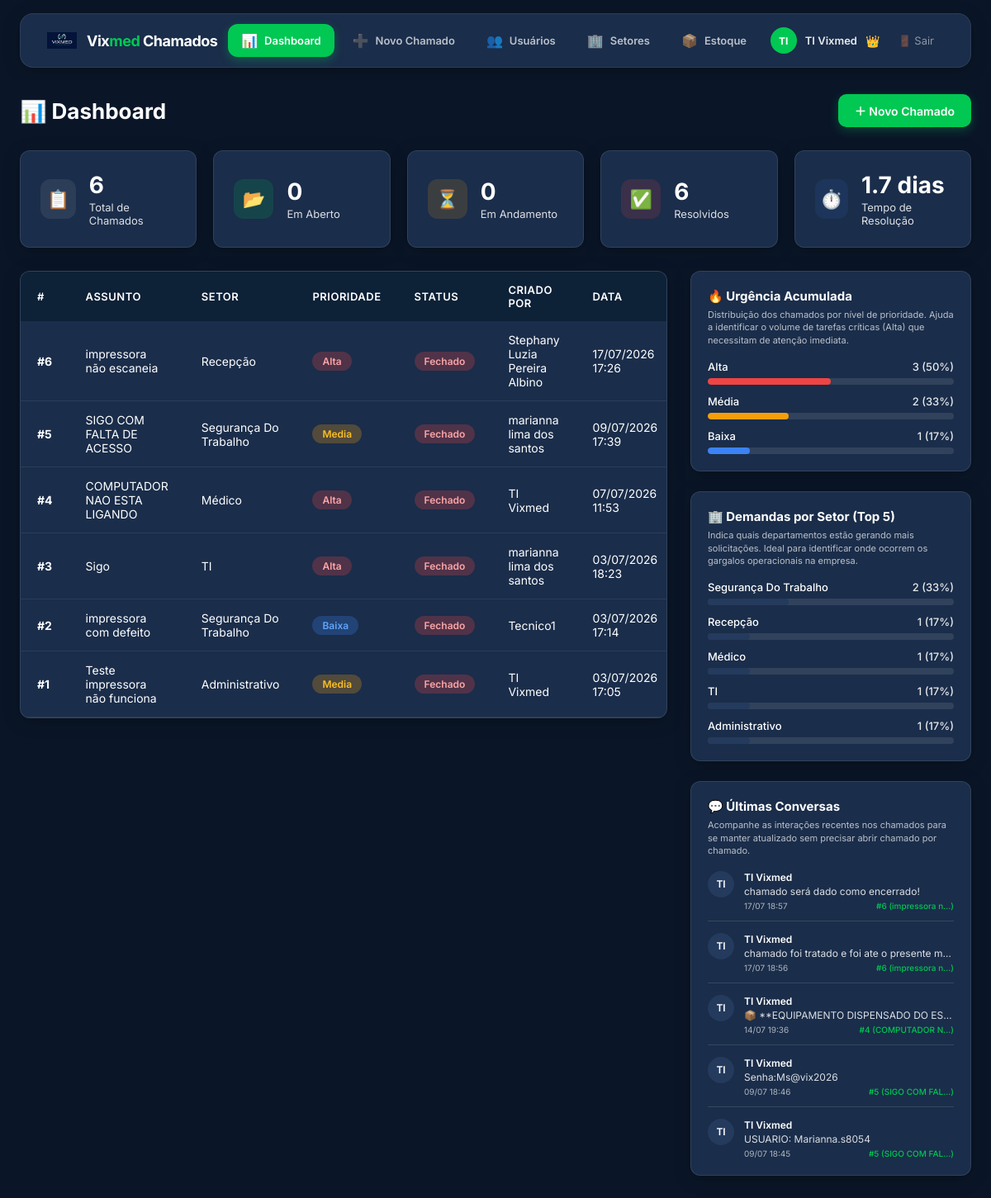
The app's page /pagina.php (signed in) with its own data.
### tables this page shows
CREATE TABLE `chamados` (
  `id` int NOT NULL AUTO_INCREMENT,
  `descricao` text NOT NULL,
  `setor` varchar(100) NOT NULL DEFAULT '',
  `prioridade` enum('baixa','media','alta') DEFAULT 'media',
  `usuario_id` int NOT NULL,
  `assunto` varchar(200) NOT NULL DEFAULT '',
  `status` enum('aberto','em_andamento','resolvido','fechado') DEFAULT 'aberto',
  `criado_em` timestamp NULL DEFAULT CURRENT_TIMESTAMP,
  `atualizado_em` datetime DEFAULT CURRENT_TIMESTAMP ON UPDATE CURRENT_TIMESTAMP,
  `imagem` varchar(255) DEFAULT NULL,
  PRIMARY KEY (`id`),
  KEY `usuario_id` (`usuario_id`),
  CONSTRAINT `chamados_ibfk_1` FOREIGN KEY (`usuario_id`) REFERENCES `usuarios` (`id`)
);

CREATE TABLE `usuarios` (
  `id` int NOT NULL AUTO_INCREMENT,
  `email` varchar(100) NOT NULL,
  `senha` varchar(255) NOT NULL,
  `criado_em` timestamp NULL DEFAULT CURRENT_TIMESTAMP,
  `nome` varchar(100) NOT NULL DEFAULT '',
  `tipo` enum('master','funcionario') DEFAULT 'funcionario',
  `setor_id` int DEFAULT NULL,
  `funcao` varchar(100) DEFAULT '',
  PRIMARY KEY (`id`),
  UNIQUE KEY `email` (`email`)
);

CREATE TABLE `mensagens` (
  `id` int NOT NULL AUTO_INCREMENT,
  `chamado_id` int NOT NULL,
  `usuario_id` int NOT NULL,
  `mensagem` text NOT NULL,
  `arquivo` varchar(255) DEFAULT NULL,
  `criado_em` timestamp NULL DEFAULT CURRENT_TIMESTAMP,
  `imagem` varchar(255) DEFAULT NULL,
  PRIMARY KEY (`id`),
  KEY `chamado_id` (`chamado_id`),
  KEY `usuario_id` (`usuario_id`),
  CONSTRAINT `mensagens_ibfk_1` FOREIGN KEY (`chamado_id`) REFERENCES `chamados` (`id`) ON DELETE CASCADE,
  CONSTRAINT `mensagens_ibfk_2` FOREIGN KEY (`usuario_id`) REFERENCES `usuarios` (`id`)
);

### pagina.php (the view, shortened to what this page needs)
<?php
require_once "conexao.php";
$tipo = $_SESSION['usuario_tipo'] ?? 'funcionario';
$uid = $_SESSION['usuario_id'];
if ($tipo === 'master') {
    $sql = "SELECT c.*, u.nome as criador_nome FROM chamados c JOIN usuarios u ON c.usuario_id = u.id ORDER BY c.criado_em DESC";
    $stmt = $pdo->prepare($sql);
} else {
    $sql = "SELECT c.*, u.nome as criador_nome FROM chamados c JOIN usuarios u ON c.usuario_id = u.id WHERE c.usuario_id = :uid ORDER BY c.criado_em DESC";
    $stmt = $pdo->prepare($sql);
    $stmt->bindParam(':uid', $uid);
}
$stmt->execute();
$chamados = $stmt->fetchAll(PDO::FETCH_ASSOC);
$total = count($chamados);
$abertos = count(array_filter($chamados, fn($c) => $c['status'] === 'aberto'));
$andamento = count(array_filter($chamados, fn($c) => $c['status'] === 'em_andamento'));
$resolvidos = count(array_filter($chamados, fn($c) => in_array($c['status'], ['resolvido','fechado'])));
$sql_sla = "SELECT criado_em, atualizado_em FROM chamados WHERE status IN ('resolvido', 'fechado')";
$stmt_sla = $pdo->prepare($sql_sla);
$stmt_sla->execute();
$resolved_tickets = $stmt_sla->fetchAll(PDO::FETCH_ASSOC);
$sla_texto = "N/A";
if (count($resolved_tickets) > 0) {
    $total_seconds = 0;
    foreach ($resolved_tickets as $rt) {
        $criado = strtotime($rt['criado_em']);
        $atualizado = strtotime($rt['atualizado_em']);
        $total_seconds += max(0, $atualizado - $criado);
    }
    $avg_seconds = $total_seconds / count($resolved_tickets);
    if ($avg_seconds < 3600) {
        $sla_texto = round($avg_seconds / 60) . " min";
    } elseif ($avg_seconds < 86400) {
        $sla_texto = round($avg_seconds / 3600, 1) . " hrs";
    } else {
        $sla_texto = round($avg_seconds / 86400, 1) . " dias";
    }
}
$prioridades = ['alta' => 0, 'media' => 0, 'baixa' => 0];
foreach ($chamados as $c) {
    if (isset($prioridades[$c['prioridade']])) {
        $prioridades[$c['prioridade']]++;
    }
}
$setores_stats = [];
foreach ($chamados as $c) {
    $set = $c['setor'] ?: 'Não Informado';
    if (!isset($setores_stats[$set])) {
        $setores_stats[$set] = 0;
    }
    $setores_stats[$set]++;
}
arsort($setores_stats);
if ($tipo === 'master') {
    $sql_feed = "SELECT m.*, u.nome as usuario_nome, c.assunto as chamado_assunto
                 FROM mensagens m
                 JOIN usuarios u ON m.usuario_id = u.id
                 JOIN chamados c ON m.chamado_id = c.id
                 ORDER BY m.criado_em DESC LIMIT 5";
    $stmt_feed = $pdo->prepare($sql_feed);
}
$stmt_feed->execute();
$atividades = $stmt_feed->fetchAll(PDO::FETCH_ASSOC);
function tempo_relativo($data) {
    $diferenca = time() - strtotime($data);
    return date('d/m H:i', strtotime($data));
}
?>
<!DOCTYPE html>
<html lang="pt-BR">
<head>
    <link rel="stylesheet" href="css/style.css?v=<?= time() ?>">
</head>
<body>
<div class="app-container">
    <?php include 'sidebar.php'; ?>
    <div class="main-content">
        <div class="page-header">
            <h2>📊 Dashboard</h2>
            <a href="novo_chamado.php" class="btn btn-primary">＋ Novo Chamado</a>
        </div>
        <div class="stats-grid">
            <div class="stat-card">
                <div class="stat-icon total">📋</div>
                <div class="stat-info"><h3><?= $total ?></h3><p>Total de Chamados</p></div>
            </div>
            <div class="stat-card">
                <div class="stat-icon aberto">📂</div>
                <div class="stat-info"><h3><?= $abertos ?></h3><p>Em Aberto</p></div>
            </div>
            <div class="stat-card">
                <div class="stat-icon andamento">⏳</div>
                <div class="stat-info"><h3><?= $andamento ?></h3><p>Em Andamento</p></div>
            </div>
            <div class="stat-card">
                <div class="stat-icon fechado">✅</div>
                <div class="stat-info"><h3><?= $resolvidos ?></h3><p>Resolvidos</p></div>
            </div>
            <div class="stat-card">
                <div class="stat-icon total" style="background: rgba(59, 130, 246, 0.1); color: #3b82f6;" title="Tempo médio calculado entre a data de abertura e a data de resolução dos chamados finalizados.">⏱️</div>
                <div class="stat-info">
                    <h3><?= $sla_texto ?></h3>
                    <p title="Média de tempo até a solução">Tempo de Resolução</p>
                </div>
            </div>
        </div>
        <div class="dashboard-layout">
            <div class="dashboard-main">
                <?php if (count($chamados) > 0): ?>
                <div class="table-container">
                    <table>
                        <thead>
                            <tr>
                                <th>#</th>
                                <th>Assunto</th>
                                <th>Setor</th>
                                <th>Prioridade</th>
                                <th>Status</th>
                                <th>Criado por</th>
                                <th>Data</th>
                            </tr>
                        </thead>
                        <tbody>
                        <?php foreach ($chamados as $c): ?>
                            <tr>
                                <td><strong>#<?= $c['id'] ?></strong></td>
                                <td><?= htmlspecialchars($c['assunto']) ?></td>
                                <td><?= htmlspecialchars($c['setor']) ?></td>
                                <td><span class="badge badge-<?= $c['prioridade'] ?>"><?= ucfirst($c['prioridade']) ?></span></td>
                                <td><span class="badge badge-<?= $c['status'] ?>"><?= str_replace('_', ' ', ucfirst($c['status'])) ?></span></td>
                                <td><?= htmlspecialchars($c['criador_nome']) ?></td>
                                <td><?= date('d/m/Y H:i', strtotime($c['criado_em'])) ?></td>
                            </tr>
                        <?php endforeach; ?>
                        </tbody>
                    </table>
                </div>
                <?php endif; ?>
            </div>
            <div class="dashboard-sidebar">
                <div class="bi-card">
                    <h4>🔥 Urgência Acumulada</h4>
                    <p class="bi-explanation">Distribuição dos chamados por nível de prioridade. Ajuda a identificar o volume de tarefas críticas (Alta) que necessitam de atenção imediata.</p>
                    <?php
                    $total_pri = array_sum($prioridades);
                    foreach (['alta', 'media', 'baixa'] as $prio):
                        $count = $prioridades[$prio];
                        $pct = $total_pri > 0 ? round(($count / $total_pri) * 100) : 0;
                    ?>
                        <div class="bi-metric-row">
                            <div class="bi-metric-info">
                                <span class="bi-metric-label"><?= $prio === 'media' ? 'Média' : ucfirst($prio) ?></span>
                                <span class="bi-metric-val"><?= $count ?> (<?= $pct ?>%)</span>
                            </div>
                            <div class="bi-progress-bar">
                                <div class="bi-progress-fill <?= $prio ?>" style="width: <?= $pct ?>%"></div>
                            </div>
                        </div>
                    <?php endforeach; ?>
                </div>
                <div class="bi-card">
                    <h4>🏢 Demandas por Setor (Top 5)</h4>
                    <p class="bi-explanation">Indica quais departamentos estão gerando mais solicitações. Ideal para identificar onde ocorrem os gargalos operacionais na empresa.</p>
                    <?php if (count($setores_stats) > 0):
                        $total_set = array_sum($setores_stats);
                        foreach ($setores_stats as $setor => $count):
                            $pct = $total_set > 0 ? round(($count / $total_set) * 100) : 0;
                    ?>
                        <div class="bi-metric-row">
                            <div class="bi-metric-info">
                                <span class="bi-metric-label"><?= htmlspecialchars($setor) ?></span>
                                <span class="bi-metric-val"><?= $count ?> (<?= $pct ?>%)</span>
                            </div>
                            <div class="bi-progress-bar">
                                <div class="bi-progress-fill default" style="width: <?= $pct ?>%"></div>
                            </div>
                        </div>
                        <?php endforeach; ?>
                    <?php else: ?>
                        <p style="font-size: 13px; color: var(--cinza-texto);">Sem dados de setores registrados.</p>
                    <?php endif; ?>
                </div>
                <div class="bi-card">
                    <h4>💬 Últimas Conversas</h4>
                    <p class="bi-explanation">Acompanhe as interações recentes nos chamados para se manter atualizado sem precisar abrir chamado por chamado.</p>
                    <div class="activity-feed">
                        <?php if (count($atividades) > 0): ?>
                            <?php foreach ($atividades as $a):
                                $iniciais_autor = mb_strtoupper(mb_substr($a['usuario_nome'], 0, 2));
                            ?>
                                <div class="activity-item">
                                    <div class="activity-avatar"><?= $iniciais_autor ?></div>
                                    <div class="activity-content">
                                        <div class="activity-user"><?= htmlspecialchars($a['usuario_nome']) ?></div>
                                        <div class="activity-msg" title="<?= htmlspecialchars($a['mensagem']) ?>"><?= htmlspecialchars($a['mensagem']) ?></div>
                                        <div class="activity-meta">
                                            <span><?= tempo_relativo($a['criado_em']) ?></span>
                                            <a href="ver_chamado.php?id=<?= $a['chamado_id'] ?>" class="activity-ticket-link">#<?= $a['chamado_id'] ?> (<?= htmlspecialchars(mb_substr($a['chamado_assunto'], 0, 12)) ?>...)</a>
                                        </div>
                                    </div>
                                </div>
                            <?php endforeach; ?>
                        <?php else: ?>
                            <p style="font-size: 13px; color: var(--cinza-texto);">Nenhuma mensagem enviada recentemente.</p>
                        <?php endif; ?>
                    </div>
                </div>
            </div>
        </div>
    </div>
</div>
</body>
</html>

### records on screen
chamados: id "6", assunto "impressora não escaneia", setor "Recepção", prioridade "Alta", status "Fechado", usuario.nome "Stephany Luzia Pereira Albino", criado_em "17/07/2026 17:26"
chamados: id "5", assunto "SIGO COM FALTA DE ACESSO", setor "Segurança Do Trabalho", prioridade "Media", status "Fechado", usuario.nome "marianna lima dos santos", criado_em "09/07/2026 17:39"
chamados: id "4", assunto "COMPUTADOR NAO ESTA LIGANDO", setor "Médico", prioridade "Alta", status "Fechado", usuario.nome "TI Vixmed", criado_em "07/07/2026 11:53"
chamados: id "3", assunto "Sigo", setor "TI", prioridade "Alta", status "Fechado", usuario.nome "marianna lima dos santos", criado_em "03/07/2026 18:23"
chamados: id "2", assunto "impressora com defeito", setor "Segurança Do Trabalho", prioridade "Baixa", status "Fechado", usuario.nome "Tecnico1", criado_em "03/07/2026 17:14"
chamados: id "1", assunto "Teste impressora não funciona", setor "Administrativo", prioridade "Media", status "Fechado", usuario.nome "TI Vixmed", criado_em "03/07/2026 17:05"
mensagens: usuario.nome "TI", usuario.nome "TI Vixmed", mensagem "chamado será dado como encerrado!", criado_em "17/07 18:57", chamado "6", chamado.assunto "impressora n"
mensagens: usuario.nome "TI", usuario.nome "TI Vixmed", mensagem "chamado foi tratado e foi ate o presente m…", criado_em "17/07 18:56", chamado "6", chamado.assunto "impressora n"
mensagens: usuario.nome "TI", usuario.nome "TI Vixmed", mensagem "📦 **EQUIPAMENTO DISPENSADO DO ES…", criado_em "14/07 19:36", chamado "4", chamado.assunto "COMPUTADOR N"
mensagens: usuario.nome "TI", usuario.nome "TI Vixmed", mensagem "Senha:Ms@vix2026", criado_em "09/07 18:46", chamado "5", chamado.assunto "SIGO COM FAL"
mensagens: usuario.nome "TI", usuario.nome "TI Vixmed", mensagem "USUARIO: Marianna.s8054", criado_em "09/07 18:45", chamado "5", chamado.assunto "SIGO COM FAL"

### other values on screen
$iniciais "TI"
$nome "TI Vixmed"
$total "6"
$abertos "0"
$andamento "0"
$resolvidos "6"
$sla_texto "1.7 dias"
$prio "Alta"
$count "3"
$pct "50"
$count "2"
$pct "33"
$prio "Baixa"
$count "1"
$pct "17"
